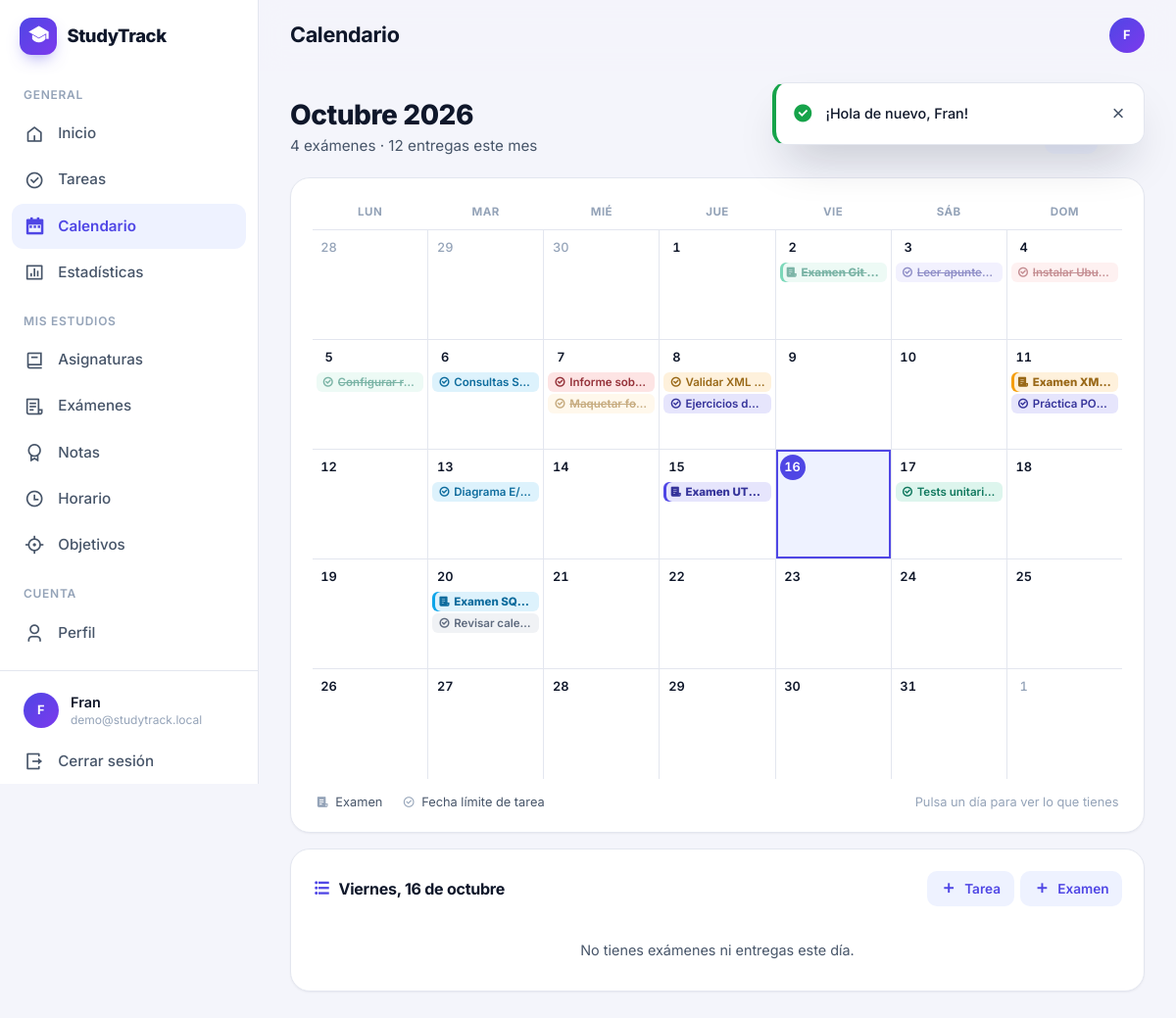
The app's page /calendar.php (signed in) with its own data.
### tables this page shows
CREATE TABLE usuarios (
  id              INT UNSIGNED     NOT NULL AUTO_INCREMENT,
  nombre          VARCHAR(100)     NOT NULL,
  email           VARCHAR(150)     NOT NULL,
  password_hash   VARCHAR(255)     NOT NULL COMMENT 'Generado con password_hash()',
  curso           VARCHAR(100)     NULL     COMMENT 'Ej.: 1º DAW',
  centro          VARCHAR(150)     NULL     COMMENT 'Centro educativo',
  tema            ENUM('sistema','claro','oscuro') NOT NULL DEFAULT 'sistema',
  fecha_registro  DATETIME         NOT NULL DEFAULT CURRENT_TIMESTAMP,
  ultimo_acceso   DATETIME         NULL,
  PRIMARY KEY (id),
  UNIQUE KEY uk_usuarios_email (email)
);

CREATE TABLE examenes (
  id              INT UNSIGNED     NOT NULL AUTO_INCREMENT,
  usuario_id      INT UNSIGNED     NOT NULL,
  asignatura_id   INT UNSIGNED     NOT NULL,
  calendario_id   INT UNSIGNED     NULL,
  uid_externo     VARCHAR(255)     NULL COMMENT 'UID del evento iCal importado',
  nombre          VARCHAR(150)     NOT NULL,
  fecha           DATE             NOT NULL,
  hora            TIME             NULL,
  aula            VARCHAR(50)      NULL,
  descripcion     TEXT             NULL,
  estado          ENUM('pendiente','realizado','aplazado') NOT NULL DEFAULT 'pendiente',
  fecha_creacion  DATETIME         NOT NULL DEFAULT CURRENT_TIMESTAMP,
  PRIMARY KEY (id),
  UNIQUE KEY uk_examenes_usuario_uid (usuario_id, uid_externo),
  KEY idx_examenes_usuario_fecha (usuario_id, fecha),
  KEY idx_examenes_asignatura_usuario (asignatura_id, usuario_id),
  KEY idx_examenes_calendario (calendario_id),
  CONSTRAINT fk_examenes_usuario
    FOREIGN KEY (usuario_id) REFERENCES usuarios (id)
    ON DELETE CASCADE,
  CONSTRAINT fk_examenes_asignatura
    FOREIGN KEY (asignatura_id, usuario_id) REFERENCES asignaturas (id, usuario_id)
    ON DELETE CASCADE,
  CONSTRAINT fk_examenes_calendario
    FOREIGN KEY (calendario_id) REFERENCES calendarios_externos (id)
    ON DELETE SET NULL
);

CREATE TABLE tareas (
  id                INT UNSIGNED   NOT NULL AUTO_INCREMENT,
  usuario_id        INT UNSIGNED   NOT NULL,
  asignatura_id     INT UNSIGNED   NULL,
  calendario_id     INT UNSIGNED   NULL,
  uid_externo       VARCHAR(255)   NULL COMMENT 'UID del evento iCal importado',
  texto_origen      VARCHAR(255)   NULL COMMENT 'Curso o título de origen (para asignarle asignatura)',
  titulo            VARCHAR(150)   NOT NULL,
  descripcion       TEXT           NULL,
  fecha_limite      DATE           NULL,
  prioridad         ENUM('baja','media','alta')                  NOT NULL DEFAULT 'media',
  estado            ENUM('pendiente','en_progreso','completada') NOT NULL DEFAULT 'pendiente',
  fecha_creacion    DATETIME       NOT NULL DEFAULT CURRENT_TIMESTAMP,
  fecha_completada  DATETIME       NULL COMMENT 'Se rellena al completar (estadísticas semanales)',
  PRIMARY KEY (id),
  UNIQUE KEY uk_tareas_usuario_uid (usuario_id, uid_externo),
  KEY idx_tareas_usuario_estado (usuario_id, estado),
  KEY idx_tareas_usuario_fecha (usuario_id, fecha_limite),
  KEY idx_tareas_asignatura (asignatura_id),
  KEY idx_tareas_calendario (calendario_id),
  CONSTRAINT fk_tareas_usuario
    FOREIGN KEY (usuario_id) REFERENCES usuarios (id)
    ON DELETE CASCADE,
  CONSTRAINT fk_tareas_asignatura
    FOREIGN KEY (asignatura_id) REFERENCES asignaturas (id)
    ON DELETE SET NULL,
  CONSTRAINT fk_tareas_calendario
    FOREIGN KEY (calendario_id) REFERENCES calendarios_externos (id)
    ON DELETE SET NULL
);

### views/calendar/index.php (the view, shortened to what the rows shown need)
<?php
$maxEvents = 3;
$weekdays  = ['Lun', 'Mar', 'Mié', 'Jue', 'Vie', 'Sáb', 'Dom'];
$icons     = ['exam' => 'ri-file-list-3-fill', 'task' => 'ri-checkbox-circle-line'];
$dayUrl    = static fn (string $date): string => 'calendar.php?mes=' . substr($date, 0, 7) . '&dia=' . $date . '#agenda';
?>
<header class="page-header">
  <div>
    <h2 class="page-header__title"><?= e($monthTitle) ?></h2>
  </div>
</header>
<div class="calendar-layout">
  <section class="card calendar-card" aria-label="Calendario de <?= e($monthTitle) ?>">
    <table class="calendar" data-calendar>
      <thead>
        <tr>
          <?php foreach ($weekdays as $i => $name): ?>
            <th scope="col"><abbr title="<?= e(ucfirst(DAY_NAMES[$i + 1])) ?>"><?= e($name) ?></abbr></th>
          <?php endforeach; ?>
        </tr>
      </thead>
      <tbody>
        <?php foreach ($weeks as $week): ?>
          <tr>
            <?php foreach ($week as $cell): ?>
              <?php
                $isSelected = $cell['date'] === $selected;
                $classes = 'calendar__cell'
                    . ($cell['inMonth'] ? '' : ' is-other')
                    . ($cell['date'] === $today ? ' is-today' : '')
                    . ($isSelected ? ' is-selected' : '')
                    . ($cell['events'] ? ' has-events' : '');
                $label = $cell['label']
                    . ($cell['events'] ? ': ' . plural(count($cell['events']), 'evento', 'eventos') : ': sin eventos');
              ?>
              <td class="<?= $classes ?>" data-date="<?= e($cell['date']) ?>" data-label="<?= e($cell['label']) ?>">
                <a href="<?= e($dayUrl($cell['date'])) ?>" class="calendar__day"
                   aria-label="<?= e(($cell['date'] === $today ? 'Hoy, ' : '') . $label) ?>"
                   <?= $isSelected ? 'aria-current="true"' : '' ?>><?= $cell['day'] ?></a>
                <?php if ($cell['events']): ?>
                  <ul class="calendar__events">
                    <?php foreach (array_slice($cell['events'], 0, $maxEvents) as $event): ?>
                      <li>
                        <a href="<?= e($event['url']) ?>"
                           class="calendar__event calendar__event--<?= $event['type'] ?><?= $event['done'] ? ' is-done' : '' ?>"
                           style="--subject: <?= e(safe_color($event['color'])) ?>"
                           title="<?= e(($event['type'] === 'exam' ? 'Examen: ' : 'Tarea: ') . $event['title']) ?>">
                          <i class="<?= $icons[$event['type']] ?>" aria-hidden="true"></i>
                          <span class="calendar__event-text"><?= e($event['title']) ?></span>
                        </a>
                      </li>
                    <?php endforeach; ?>
                  </ul>
                <?php endif; ?>
              </td>
            <?php endforeach; ?>
          </tr>
        <?php endforeach; ?>
      </tbody>
    </table>
  </section>
</div>

### includes/header.php (shortened to what the rows shown need)
<?php
$pageTitle = $pageTitle ?? APP_NAME;
$theme = $currentUser['tema'] ?? 'sistema';
?>
<!DOCTYPE html>
<html lang="es" data-theme="<?= e($theme) ?>">
<head>
  <link rel="stylesheet" href="<?= asset('assets/fonts/inter.css') ?>">
  <link rel="stylesheet" href="<?= asset('assets/vendor/remixicon/remixicon.css') ?>">
  <link rel="stylesheet" href="<?= asset('css/style.css') ?>">
  <link rel="stylesheet" href="<?= asset('css/responsive.css') ?>">
</head>
<body class="layout-<?= e($layout) ?>">
<?php if ($layout === 'app'): ?>
<div class="app">
  <?php require __DIR__ . '/navbar.php'; ?>
  <div class="app__main">
    <header class="topbar">
      <h1 class="topbar__title"><?= e($pageTitle) ?></h1>
      <div class="topbar__actions">
        <a href="profile.php" class="avatar avatar--sm" title="Mi perfil" aria-label="Mi perfil">
          <?= e(initials($currentUser['nombre'] ?? '')) ?>
        </a>
      </div>
    </header>
    <main class="content" id="main">
<?php endif; ?>

### includes/navbar.php (shortened to what the rows shown need)
<?php
$navSections = [
    'General' => [
        'dashboard'  => ['Inicio', 'ri-home-5'],
        'tasks'      => ['Tareas', 'ri-checkbox-circle'],
        'calendar'   => ['Calendario', 'ri-calendar-2'],
        'statistics' => ['Estadísticas', 'ri-bar-chart-box'],
    ],
    'Mis estudios' => [
        'subjects' => ['Asignaturas', 'ri-book-2'],
        'exams'    => ['Exámenes', 'ri-file-list-3'],
        'grades'   => ['Notas', 'ri-award'],
        'schedule' => ['Horario', 'ri-time'],
        'goals'    => ['Objetivos', 'ri-focus-3'],
    ],
    'Cuenta' => [
        'profile' => ['Perfil', 'ri-user-3'],
    ],
];
$activePage = current_page();
?>
<aside class="sidebar" id="sidebar" aria-label="Menú principal">
  <div class="sidebar__header">
    <a href="dashboard.php" class="brand">
      <span class="brand__mark"><i class="ri-graduation-cap-fill" aria-hidden="true"></i></span>
      <span><?= e(APP_NAME) ?></span>
    </a>
  </div>
  <nav class="sidebar__nav">
    <?php foreach ($navSections as $sectionName => $items): ?>
      <p class="sidebar__section"><?= e($sectionName) ?></p>
      <?php foreach ($items as $page => [$label, $icon]): ?>
        <?php $isActive = $page === $activePage; ?>
        <a href="<?= e($page) ?>.php"
           class="sidebar__link<?= $isActive ? ' is-active' : '' ?>"
           <?= $isActive ? 'aria-current="page"' : '' ?>>
          <i class="<?= e($icon . ($isActive ? '-fill' : '-line')) ?>" aria-hidden="true"></i>
          <span><?= e($label) ?></span>
        </a>
      <?php endforeach; ?>
    <?php endforeach; ?>
  </nav>
  <div class="sidebar__footer">
    <a href="profile.php" class="sidebar__user">
      <span class="avatar avatar--sm"><?= e(initials($currentUser['nombre'] ?? '')) ?></span>
      <span class="sidebar__user-info">
        <span class="sidebar__user-name"><?= e($currentUser['nombre'] ?? '') ?></span>
        <span class="sidebar__user-email"><?= e($currentUser['email'] ?? '') ?></span>
      </span>
    </a>
    <form method="post" action="logout.php">
      <button type="submit" class="sidebar__link sidebar__logout">
        <i class="ri-logout-box-r-line" aria-hidden="true"></i>
        <span>Cerrar sesión</span>
      </button>
    </form>
  </div>
</aside>

### records on screen
usuarios: nombre "F", nombre "Fran", email "demo@studytrack.local"
examenes: nombre "Examen Git…"
tareas: titulo "Leer apunte…"
tareas: titulo "Instalar Ubu…"
tareas: id "5", titulo "Configurar r…"
tareas: titulo "Consultas S…"
tareas: id "7", titulo "Maquetar fo…"
tareas: titulo "Informe sob…"
tareas: titulo "Validar XML…"
tareas: titulo "Ejercicios d…"
examenes: day "11", nombre "Examen XM…"
tareas: titulo "Práctica PO…"
tareas: titulo "Diagrama E/…"
examenes: nombre "Examen UT…"
tareas: titulo "Tests unitari…"
examenes: nombre "Examen SQ…"

### other values on screen
$flash['message'] "¡Hola de nuevo, Fran!"
APP_NAME "StudyTrack"
$sectionName "GENERAL"
$label "Inicio"
$label "Tareas"
$label "Calendario"
$label "Estadísticas"
$sectionName "MIS ESTUDIOS"
$label "Asignaturas"
$label "Exámenes"
$label "Notas"
$label "Horario"
$label "Objetivos"
$sectionName "CUENTA"
$label "Perfil"
